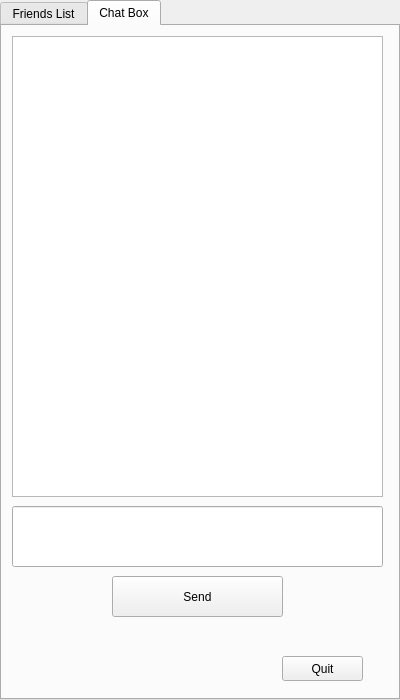
<?xml version="1.0" encoding="UTF-8"?>
<ui version="4.0">
 <class>Chatbox</class>
 <widget class="QTabWidget" name="Chatbox">
  <property name="geometry">
   <rect>
    <x>0</x>
    <y>0</y>
    <width>400</width>
    <height>700</height>
   </rect>
  </property>
  <property name="contextMenuPolicy">
   <enum>Qt::DefaultContextMenu</enum>
  </property>
  <property name="windowTitle">
   <string>Chat</string>
  </property>
  <property name="whatsThis">
   <string>&lt;html&gt;&lt;head/&gt;&lt;body&gt;&lt;p&gt;Friends List &lt;/p&gt;&lt;/body&gt;&lt;/html&gt;</string>
  </property>
  <property name="currentIndex">
   <number>1</number>
  </property>
  <widget class="QWidget" name="friendlist">
   <property name="contextMenuPolicy">
    <enum>Qt::DefaultContextMenu</enum>
   </property>
   <attribute name="title">
    <string>Friends List</string>
   </attribute>
   <widget class="QTableView" name="tableView">
    <property name="geometry">
     <rect>
      <x>15</x>
      <y>20</y>
      <width>371</width>
      <height>491</height>
     </rect>
    </property>
   </widget>
   <widget class="QPushButton" name="pushButton_2">
    <property name="geometry">
     <rect>
      <x>90</x>
      <y>530</y>
      <width>201</width>
      <height>51</height>
     </rect>
    </property>
    <property name="text">
     <string>Load </string>
    </property>
   </widget>
  </widget>
  <widget class="QWidget" name="Chat">
   <attribute name="title">
    <string>Chat Box</string>
   </attribute>
   <widget class="QPushButton" name="pushButton">
    <property name="geometry">
     <rect>
      <x>110</x>
      <y>550</y>
      <width>171</width>
      <height>41</height>
     </rect>
    </property>
    <property name="text">
     <string>Send</string>
    </property>
   </widget>
   <widget class="QToolButton" name="toolButton">
    <property name="geometry">
     <rect>
      <x>280</x>
      <y>630</y>
      <width>81</width>
      <height>25</height>
     </rect>
    </property>
    <property name="text">
     <string>Quit</string>
    </property>
   </widget>
   <widget class="QLineEdit" name="lineEdit">
    <property name="geometry">
     <rect>
      <x>10</x>
      <y>480</y>
      <width>371</width>
      <height>61</height>
     </rect>
    </property>
    <property name="text">
     <string/>
    </property>
   </widget>
   <widget class="QTextBrowser" name="textBrowser">
    <property name="geometry">
     <rect>
      <x>10</x>
      <y>10</y>
      <width>371</width>
      <height>461</height>
     </rect>
    </property>
   </widget>
  </widget>
 </widget>
 <resources/>
 <connections/>
</ui>
